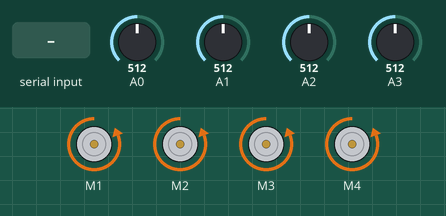
This sketch was run on a simulated Arduino Uno, built with avr-gcc and run on an emulated ATmega328P. Parts: 4 × DC motor (green arrow = forward, orange = backward, longer = faster). Inputs (shaded band) come from the test bench; at power-on: A3 = 512, A1 = 512, A2 = 512, A0 = 512.

Above: at 1.2 s.
1.3 s: A3 set to 113
2.8 s: A3 set to 97
At 3.5 s:
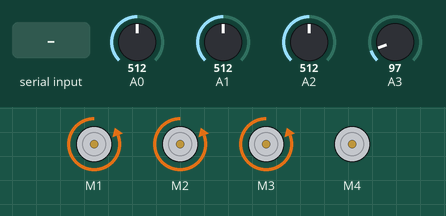
4.3 s: "90,45,200\n" received over Serial
At 5.0 s:
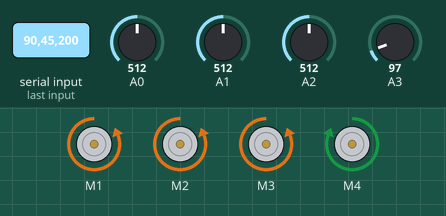
5.8 s: A1 set to 478
At 6.9 s:
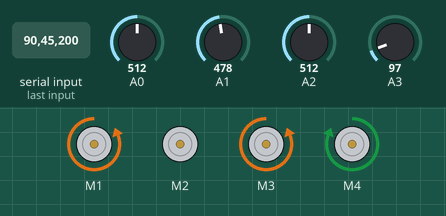
7.3 s: A2 set to 467
At 8.1 s:
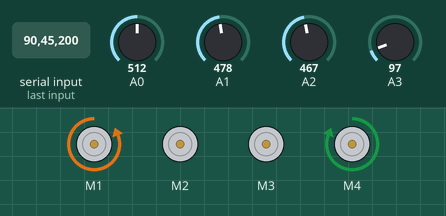
8.8 s: "200\n" received over Serial
At 9.4 s:
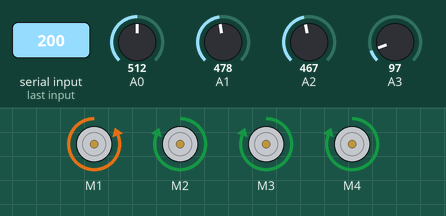
Timing chart, 0 to 11.3 s (numbered marks = the images above; inputs shaded):
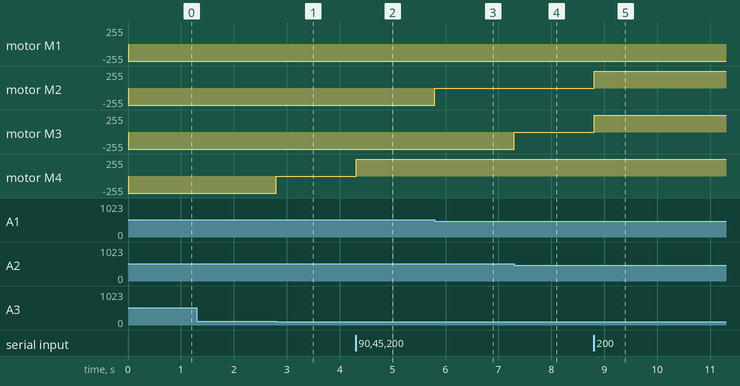

Measured:
- the behaviour switches between 103 and 102 on A3 (found by bisection; images 0 and 1)
- the behaviour switches between 486 and 485 on A1 (found by bisection; images 2 and 3)
- the behaviour switches between 486 and 485 on A2 (found by bisection; images 3 and 4)
- after the input at 1.3 s, every drawn part: stays the same
- after the input at 2.8 s, motor M4: backward 255/255 → stopped at once
- after the input at 4.3 s, motor M4: stopped → forward 255/255 at once
- after the input at 5.8 s, motor M2: backward 255/255 → stopped at once
- after the input at 7.3 s, motor M3: backward 255/255 → stopped at once
- after the input at 8.8 s, motor M2, motor M3: stopped → forward 255/255 at once

The sketch:

linear_actuator.ino
```cpp
#include "Linear_Actuator.h"

Linear_Actuator testActuator1 = Linear_Actuator(1, A0);
Linear_Actuator testActuator2 = Linear_Actuator(2, A1);
Linear_Actuator testActuator3 = Linear_Actuator(3, A2);
Linear_Actuator testActuator4 = Linear_Actuator(4, A3);
String inData;
uint16_t d1 = 0;
uint16_t d2 = 0;
uint16_t d3 = 0;
uint16_t d4 = 0;

void setup()
{
	Serial.begin(9600);
	testActuator1.begin(1);
	testActuator2.begin(0);
	testActuator3.begin(0);
	testActuator4.begin(0);

	testActuator4.stroke_mm = 50;
}

void loop()
{

	while (Serial.available() > 0)
	{
		char recieved = Serial.read();
		inData += recieved;

		// Process message when new line character is recieved
		if (recieved == '\n')
		{
			// format of inData = "axbycz\n" where x, y and z are
			// numbers for lengths of actuators 1, 2, and 3 respectively
			d1 = (inData.substring(1, inData.indexOf('b'))).toInt();
			d2 = (inData.substring(inData.indexOf('b') + 1, inData.indexOf('c'))).toInt();
			d3 = (inData.substring(inData.indexOf('c') + 1, inData.indexOf('d'))).toInt();
			d4 = (inData.substring(inData.indexOf('d') + 1, inData.indexOf('\n'))).toInt();
			/*Serial.println(d1);
			Serial.println(d2);
			Serial.println(d3);
			Serial.println(d4);*/

			inData = ""; // Clear recieved buffer
		}
	}

	testActuator1.setPos(d1);
	testActuator2.setPos(d2);
	testActuator3.setPos(d3);
	testActuator4.setPos(d4);
}
```

Linear_Actuator.h
```cpp
#pragma once

#include <Wire.h>
#include <Adafruit_MotorShield.h>
#include "utility/Adafruit_MS_PWMServoDriver.h"

class Linear_Actuator
{
public:
	Linear_Actuator(uint8_t ID, uint8_t pin);
	Adafruit_DCMotor *motor = nullptr;
	void begin(bool afms);
	uint16_t getPotValue();
	uint16_t getPos_mm();
	void setPos(uint16_t pos_mm);
	uint16_t stroke_mm = 200;
	uint8_t margin = 5;
	bool released = false;
	bool debug = false;

private:
	Adafruit_MotorShield AFMS = Adafruit_MotorShield();
	uint8_t potPin;
	uint16_t currentPos;
	uint8_t id;
};

Linear_Actuator::Linear_Actuator(uint8_t ID, uint8_t pin)
{
	motor = AFMS.getMotor(ID);
	potPin = pin;
	id = ID;
}

void Linear_Actuator::begin(bool afms)
{
	if (afms)
	{
		AFMS.begin();
	}
	motor->setSpeed(255);
}

uint16_t Linear_Actuator::getPotValue()
{
	return analogRead(potPin);
}

uint16_t Linear_Actuator::getPos_mm()
{
	return map(analogRead(potPin), 0, 1023, 0, stroke_mm);
}

void Linear_Actuator::setPos(uint16_t targetPos_mm)
{
	uint16_t targetPos = map(targetPos_mm, 0, stroke_mm, 0, 1023);
	currentPos = Linear_Actuator::getPotValue();
	uint16_t currentPos_mm = getPos_mm();
	released = false;

	if ((currentPos_mm < targetPos_mm) && (abs(currentPos_mm - targetPos_mm) > margin))
	{
		motor->run(FORWARD);

		if (debug)
		{
			Serial.print("Linear actuator ID ");
			Serial.print(id);
			Serial.print(" moving FORWARD. Current Pos = ");
			Serial.print(currentPos_mm);
			Serial.print(" , Target Pos = ");
			Serial.println(targetPos_mm);
		}
	}
	if ((currentPos_mm > targetPos_mm) && (abs(currentPos_mm - targetPos_mm) > margin))
	{
		motor->run(BACKWARD);

		if (debug)
		{
			Serial.print("Linear actuator ID ");
			Serial.print(id);
			Serial.print(" moving BACKWARD. Current Pos = ");
			Serial.print(currentPos_mm);
			Serial.print(" , Target Pos = ");
			Serial.println(targetPos_mm);
		}
	}
	if (abs(currentPos_mm - targetPos_mm) < margin)
	{
		motor->run(RELEASE);
		released = true;

		if (debug)
		{
			Serial.print("Linear actuator ID ");
			Serial.print(id);
			Serial.print(" STOPPED. Current Pos = ");
			Serial.print(currentPos_mm);
			Serial.print(" , Target Pos = ");
			Serial.println(targetPos_mm);
		}
	}
}
```
